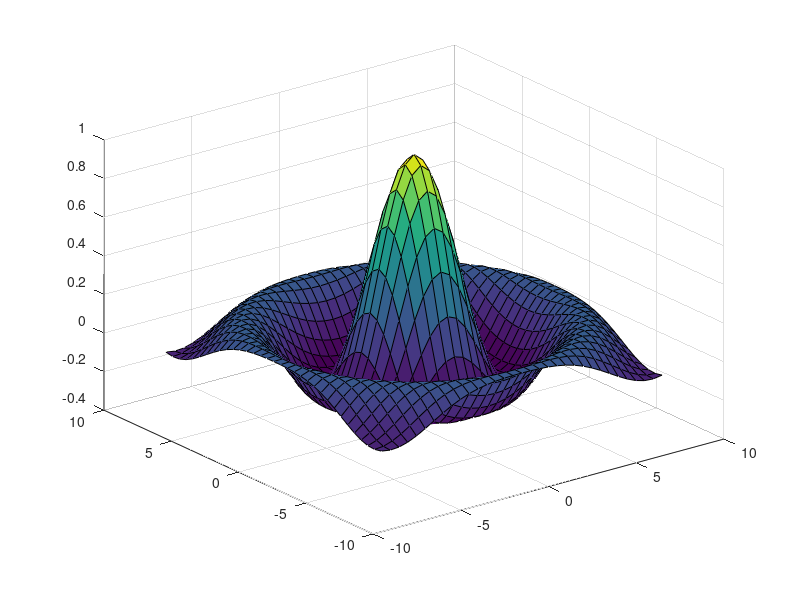

The MATLAB source for this figure:
function [ ret ] = MySombrero()
%MySombrero Summary of this function goes here
%   Detailed explanation goes here
[x, y] = meshgrid(-8:0.5:8);
R = sqrt(x.^2 + y.^2);
ret = sin(R)./R;
ret(R == 0) = 1;
surf(x,y,ret);
end

